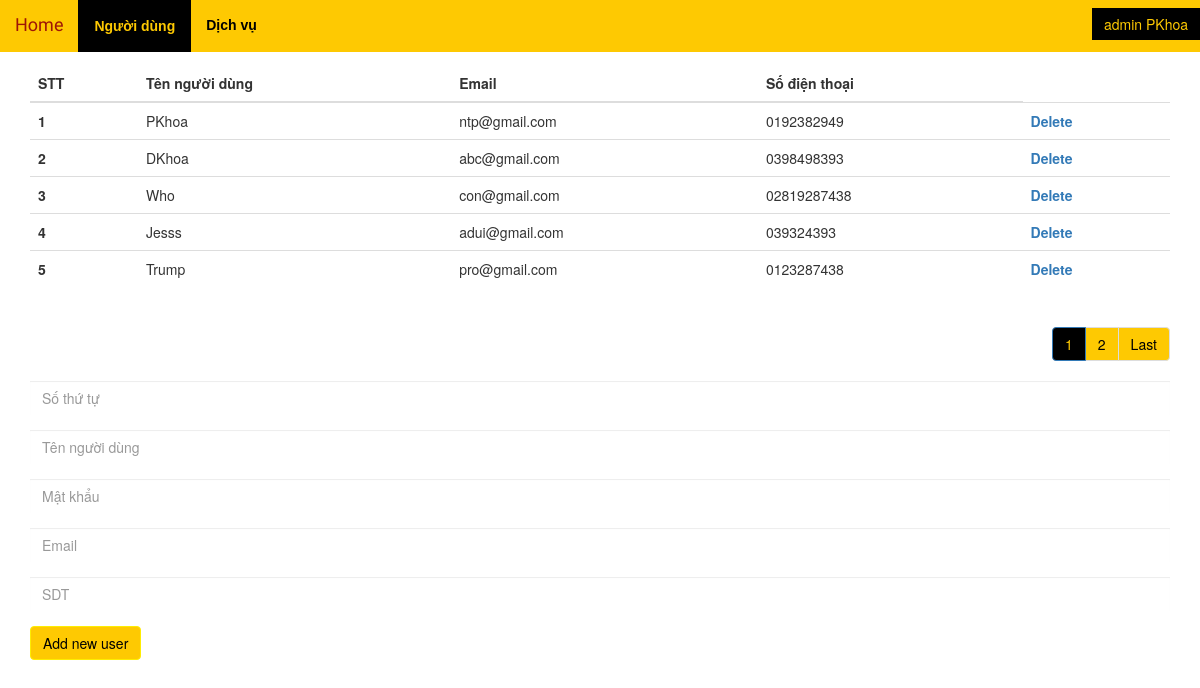
Screenshot of /admin_manage_user.php (signed in) with the database file from the repository.
### tables this page shows
CREATE TABLE `users` (
  `id` int(11) NOT NULL,
  `username` varchar(40) DEFAULT NULL,
  `password` varchar(50) DEFAULT NULL,
  `email` varchar(50) DEFAULT NULL,
  `phone` varchar(15) DEFAULT NULL,
  `type` varchar(10) DEFAULT NULL
);

### sesssion.php (called while the page is built, shortened)
<?php
	if (isset($_SESSION["type"])) {
		if ($_SESSION['type'] =='admin')
		{
		$type = $_SESSION['type'];
		$name = $_SESSION['username'];
		}
	}
?>

### admin_manage_user.php (the view, shortened to what this page needs)
<?php
	require "sesssion.php";
?>
<!DOCTYPE html>
<html lang="en">
<head>
	<link rel="stylesheet" href="https://maxcdn.bootstrapcdn.com/bootstrap/3.4.1/css/bootstrap.min.css">
	<link rel="stylesheet" type="text/css" href="style.css">
</head>
<body>
	<div class="fluid-container" style="margin-top: 15px;">
		<div class="fluid-container contact">
			<div class="row row-no-gutters">
				<div class="col-xs-6 col-sm-6 col-md-6 col-lg-6 text-center">
				</div>
				<div class="col-xs-6 col-sm-6 col-md-6 col-lg-6 text-center">
				</div>
			</div>
		</div>
		<nav class="navbar navbar-default navbar-fixed-top ">
			<div class="navbar-header">
				<a class="navbar-brand" href="index.php">Home</a>
			</div>
			<form class="navbar-form navbar-right dropdown"style="margin-right : -15px;" role="search" method="GET">
					<button type="submit"  data-toggle="dropdown"  class="dropdown-toggle btn btn-default btnsearch">
						<?php echo $type, ' ', $name ?>
					</button>
			</form>
			<div class="collapse navbar-collapse navbar-ex1-collapse">
				<ul class="nav navbar-nav">
					<li class="active"><a href="admin_manage_user.php">Người dùng</a></li>
					<li><a href="admin_manage_service.php">Dịch vụ</a></li>
				</ul>
			</div>
		</nav>
	</div>
    <br>
    <div class="container">
	    <?php
			$servername = "localhost";
			$username = "root";
			$password = "";
			$dbname = "examples";
			$conn = mysqli_connect($servername, $username, $password, $dbname);
			$showRecordPerPage = 5;
			if(isset($_GET['page']) && !empty($_GET['page'])){
				$currentPage = $_GET['page'];
			}else{
				$currentPage = 1;
			}
			$startFrom = ($currentPage * $showRecordPerPage) - $showRecordPerPage;
			$totalEmpSQL = "SELECT * FROM users";
			$allEmpResult = mysqli_query($conn, $totalEmpSQL);
			$totalEmployee = mysqli_num_rows($allEmpResult);
			$lastPage = ceil($totalEmployee/$showRecordPerPage);
			$nextPage = $currentPage + 1;
			$empSQL = "SELECT id, username, email, phone FROM `users` LIMIT $startFrom, $showRecordPerPage";
			$empResult = mysqli_query($conn, $empSQL);
		?>
        <table class="table">
            <thead class="thead-dark">
              <tr>
                <th scope="col">STT</th>
                <th scope="col">Tên người dùng</th>
                <th scope="col">Email</th>
                <th scope="col">Số điện thoại</th>
              </tr>
			</thead>
            <tbody>
			<?php
			while($emp = mysqli_fetch_assoc($empResult)){
				?>
				<tr>
				<th scope="row"><?php echo $emp['id']; ?></th>
				<td><?php echo $emp['username']; ?></td>
                <td><?php echo $emp['email']; ?></td>
                <td><?php echo $emp['phone']; ?></td>
				<th><a href="<?php echo "delete_user.php?id=".$emp['id'];?>">Delete</a></th>
				</tr>
			<?php } ?>
            </tbody>
        </table>
        <nav aria-label="Page navigation">
			<ul class="pagination justify-content-end">
				<li class="page-item active"><a class="page-link" href="?page=<?php echo $currentPage ?>"><?php echo $currentPage ?></a></li>
				<?php if($currentPage != $lastPage) { ?>
				<li class="page-item"><a class="page-link" href="?page=<?php echo $nextPage ?>"><?php echo $nextPage ?></a></li>
				<li class="page-item">
					<a class="page-link" href="?page=<?php echo $lastPage ?>" aria-label="Next">
						<span aria-hidden="true">Last</span>
					</a>
				</li>
				<?php } ?>
            </ul>
        </nav>
        <div>
            <form method="POST">
                <div class="form-group">
                    <input type="text" class="form-control" name="id" placeholder="Số thứ tự">
                </div>
                <div class="form-group">
                    <input type="text" class="form-control" name="username" placeholder="Tên người dùng">
                </div>
                <div class="form-group">
                    <input type="password" class="form-control" name="password" placeholder="Mật khẩu">
                </div>
                <div class="form-group">
                    <input type="email" class="form-control" name="email" aria-describedby="emailHelp" placeholder="Email">
                </div>
                <div class="form-group">
                    <input type="text" class="form-control" name="phone" placeholder="SDT">
                </div>
                <button type="submit" class="btn btn-primary" name="submit" value="Add new user">Add new user</button>
            </form>
        </div>
    </div>
</body>
</html>

### style.css (style rules this page uses)
.contact { background-color: black; color : white; height: 30px; text-align: center; font-size: 12px; padding-top: 8px; }
.navbar { -webkit-border-radius: 0; -moz-border-radius: 0; border-radius: 0; border : none; margin-bottom: 0px; }
.navbar-default { background-color: #fec902; }
.navbar-default .navbar-brand { font-family: 'Lobster'; color: black; }
.navbar-default .navbar-nav > li > a { color: black; font-family: Arial, Helvetica, sans-serif; font-weight: bold; }
.navbar-default .navbar-nav > .active > a, .navbar-default .navbar-nav > .active > a:hover, .navbar-default .navbar-nav > .active > a:focus { color: #fec902; background-color: black; font-weight: bold; border : solid 1px black;; }
.form-control { border-radius: 0px; border : none; }
.btnsearch { border-radius: 0px; background-color: black; border : none; color: #fec902; }
.pagination { float: right; }
.pagination > li > a { color: black; background-color: #fec902; }
.pagination > .active > a { color: #fec902; background-color: black; }
.btn.btn-primary { color: black; background-color: #fec902; border-color: #feed02; }

### rows the page displays
users: id "1", username "PKhoa", email "ntp@gmail.com", phone "0192382949"
users: id "2", username "DKhoa", email "abc@gmail.com", phone "0398498393"
users: id "3", username "Who", email "con@gmail.com", phone "02819287438"
users: id "4", username "Jesss", email "adui@gmail.com", phone "039324393"
users: id "5", username "Trump", email "pro@gmail.com", phone "0123287438"

### other values shown
$type "admin"
$name "PKhoa"
$currentPage "1"
$nextPage "2"
